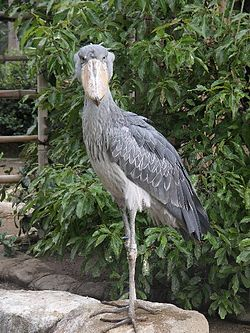
%> input picture L2/Balaenicepsrex.jpg, 250 x 333 px
$ octave kadai1.m   (GNU Octave 9; MATLAB toolbox functions it lacks are replaced by stand-ins)
%> lines starting %> are read from the running program, lines starting %| are printed output that depends on the picture; in (x1, y1, x2, y2) boxes, pixels count from 0 and x2, y2 are one past the last pixel; in counts of white or black regions, pixels touching at a corner belong together; the program's own positions count from 1
addpath('/usr/local/class/object/MATLAB/sift');
I=rgb2gray(imread('Balaenicepsrex.jpg'));
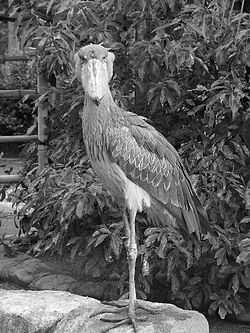
%> I: size 333x250 uint8; min 0, max 255, mean 93.1

tightsubplot(2,3,1),imshow(I);
%> (this line was passed over: tightsubplot is not available in this run)

sobel_edge=edge(I,'Sobel');
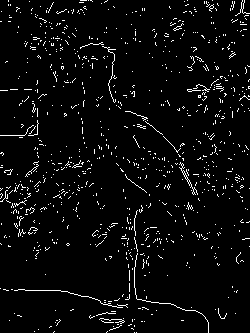
%> sobel_edge: size 333x250 logical; 4.1% white in thin lines or dots
tightsubplot(2,3,2),imshow(sobel_edge);
%> (this line was passed over: tightsubplot is not available in this run)

prewitt_edge=edge(I,'Prewitt');
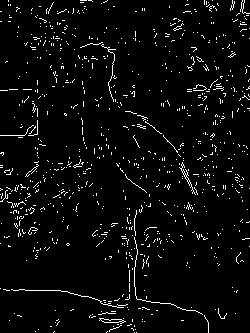
%> prewitt_edge: size 333x250 logical; 4% white in thin lines or dots
tightsubplot(2,3,3),imshow(prewitt_edge);
%> (this line was passed over: tightsubplot is not available in this run)

roberts_edge=edge(I,'Roberts');
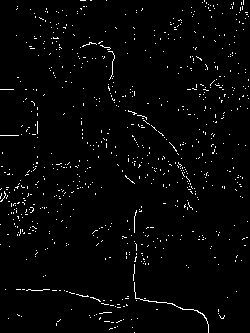
%> roberts_edge: size 333x250 logical; 2.2% white in thin lines or dots
tightsubplot(2,3,4),imshow(roberts_edge);
%> (this line was passed over: tightsubplot is not available in this run)

log_edge=edge(I,'log');
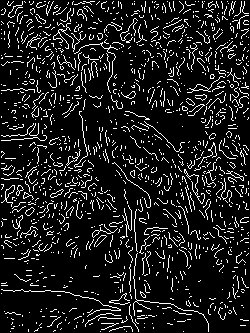
%> log_edge: size 333x250 logical; 11.4% white in thin lines or dots
tightsubplot(2,3,5),imshow(log_edge);
%> (this line was passed over: tightsubplot is not available in this run)

canny_edge=edge(I,'Canny');
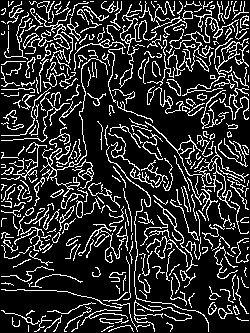
%> canny_edge: size 333x250 logical; 18.1% white in thin lines or dots
tightsubplot(2,3,6),imshow(canny_edge);
%> (this line was passed over: tightsubplot is not available in this run)

%pdfとしてあげた画像は
%1行目は左から,元画像,Sobelフィルタ,Prewittフィルタを適用したもの
%2行めは左からRobertsフィルタ,logフィルタ, Canny法によるエッジ検出を適用した結果.
%を表している.

$ run again, with L2/kadai6-1.jpg copied over L2/Balaenicepsrex.jpg
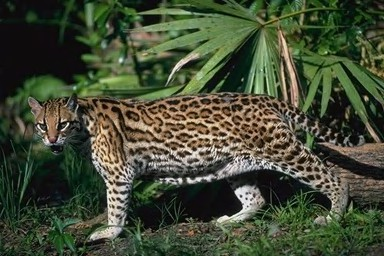
%> input picture L2/kadai6-1.jpg, 384 x 256 px
%> `sobel_edge=edge(I,'Sobel');`:
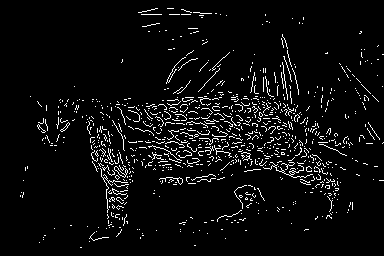
%> sobel_edge: size 256x384 logical; 5% white in thin lines or dots, all inside (x1, y1, x2, y2) = (20, 8, 384, 248)
%> roberts_edge: size 256x384 logical; 2.9% white in thin lines or dots
%> log_edge: size 256x384 logical; 10.7% white in thin lines or dots
%> `canny_edge=edge(I,'Canny');`:
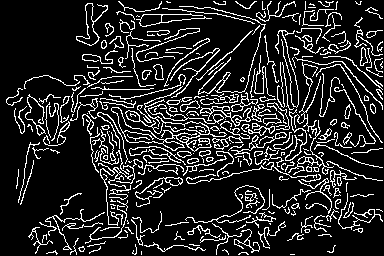
%> canny_edge: size 256x384 logical; 15.2% white in thin lines or dots

$ run again, with L2/kadai6-2.jpg copied over L2/Balaenicepsrex.jpg
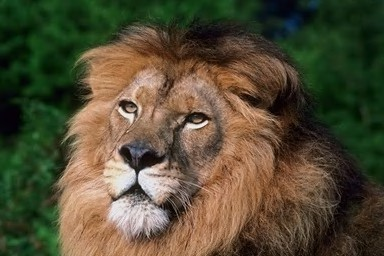
%> input picture L2/kadai6-2.jpg, 384 x 256 px
%> `sobel_edge=edge(I,'Sobel');`:
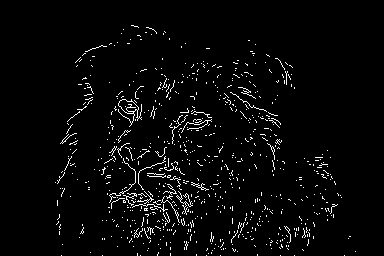
%> sobel_edge: size 256x384 logical; 3.3% white in thin lines or dots, all inside (x1, y1, x2, y2) = (55, 25, 356, 256)
%> prewitt_edge: size 256x384 logical; 3.2% white in thin lines or dots, all inside (x1, y1, x2, y2) = (55, 25, 351, 256)
%> roberts_edge: size 256x384 logical; 2.3% white in thin lines or dots, all inside (x1, y1, x2, y2) = (56, 25, 350, 256)
%> log_edge: size 256x384 logical; 7.7% white in thin lines or dots
%> `canny_edge=edge(I,'Canny');`:
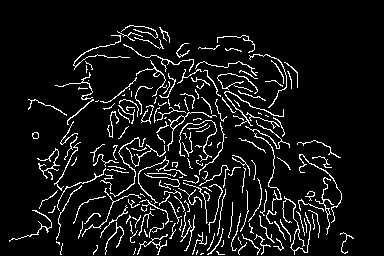
%> canny_edge: size 256x384 logical; 8% white in thin lines or dots, all inside (x1, y1, x2, y2) = (9, 25, 354, 255)

$ run again, with L2/kadai6-3.jpg copied over L2/Balaenicepsrex.jpg
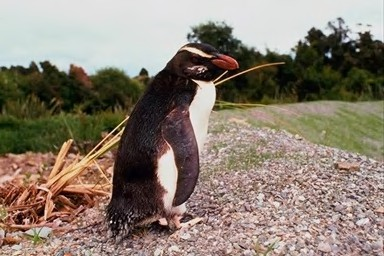
%> input picture L2/kadai6-3.jpg, 384 x 256 px
%> `sobel_edge=edge(I,'Sobel');`:
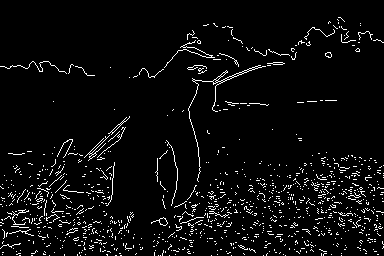
%> sobel_edge: size 256x384 logical; 4.7% white in thin lines or dots
%> prewitt_edge: size 256x384 logical; 4.6% white in thin lines or dots
%> roberts_edge: size 256x384 logical; 3.2% white in thin lines or dots
%> log_edge: size 256x384 logical; 9.8% white in thin lines or dots
%> `canny_edge=edge(I,'Canny');`:
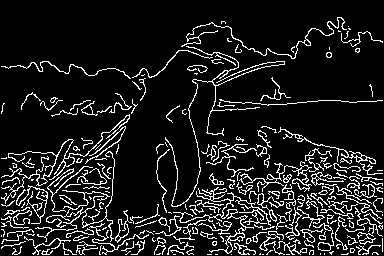
%> canny_edge: size 256x384 logical; 11.5% white in thin lines or dots
